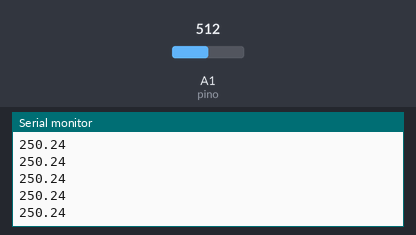
A sketch run on a simulated Arduino Uno, built with avr-gcc and run on an emulated ATmega328P. Shown: the last lines printed to the serial monitor. Inputs (shaded band) come from the test bench; at power-on: A1 (pino) = 512.

Above: at 1.2 s.
1.3 s: A1 (pino) set to 716
At 2.0 s:
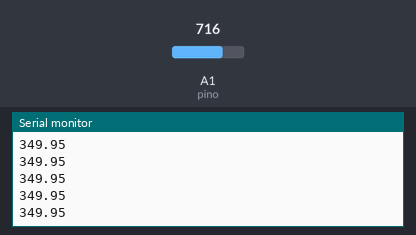
2.8 s: A1 (pino) set to 900
At 3.6 s:
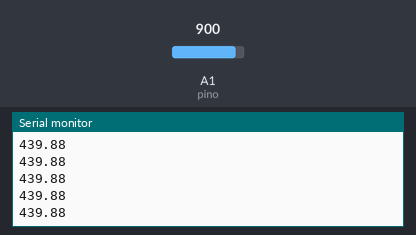
Timing chart, 0 to 5.8 s (numbered marks = the images above; inputs shaded):
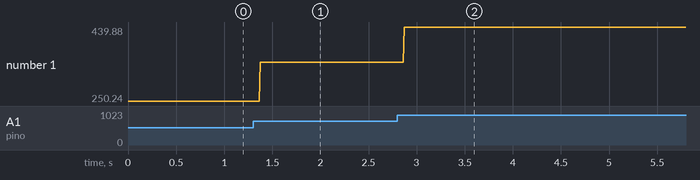

Measured:
- after the input at 1.3 s, the serial monitor: prints a new line after 0.07 s (image 1)
- after the input at 2.8 s, the serial monitor: prints a new line after 0.07 s (image 2)
- plotted number 1: 250.24 → 349.95 after the input at 1.3 s, 349.95 → 439.88 after the input at 2.8 s

The sketch:

Temperatura.ino
```cpp
/*
0V = 0;
5V = 1023;
10 mV = 1C;

Tensão em A0 é : (Tensão em A0)*(5.0/1023)
temp = Tensão em A0/10mV

Logo

temp= ((valor_lido_A0)*(5.0/1023))/10mV

Então : temp= ((valor_lido_A0)*(5.0/1023))/0.010
*/

#define pino A1
float temp = 0.0, ultimaTemp = 0.0;
void setup() {
  Serial.begin(9600);
}

void loop() {
  temp = ((analogRead(pino))*(5.0/1023))/0.010;
  Serial.println(temp);
}
```
